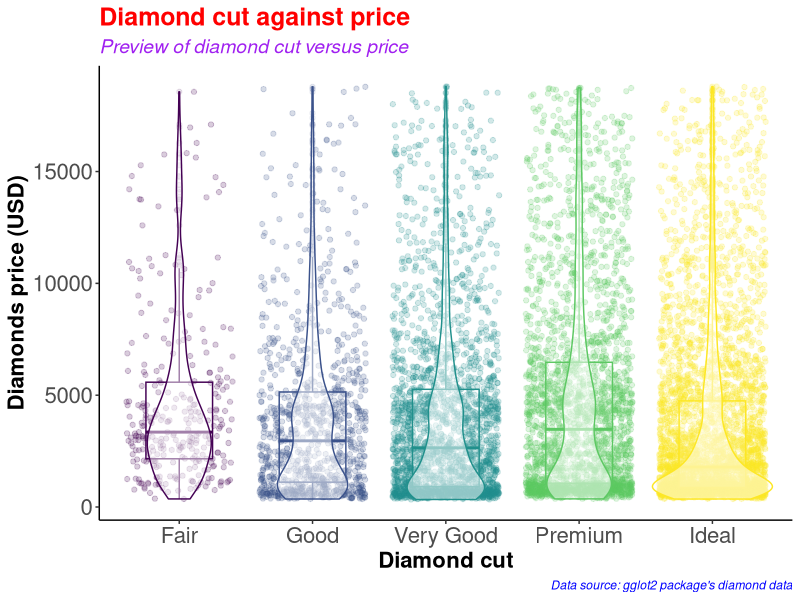
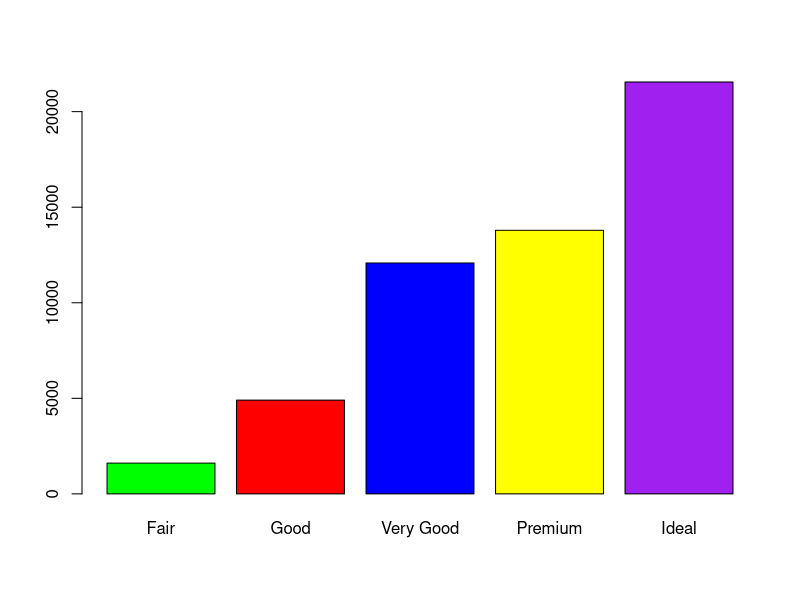
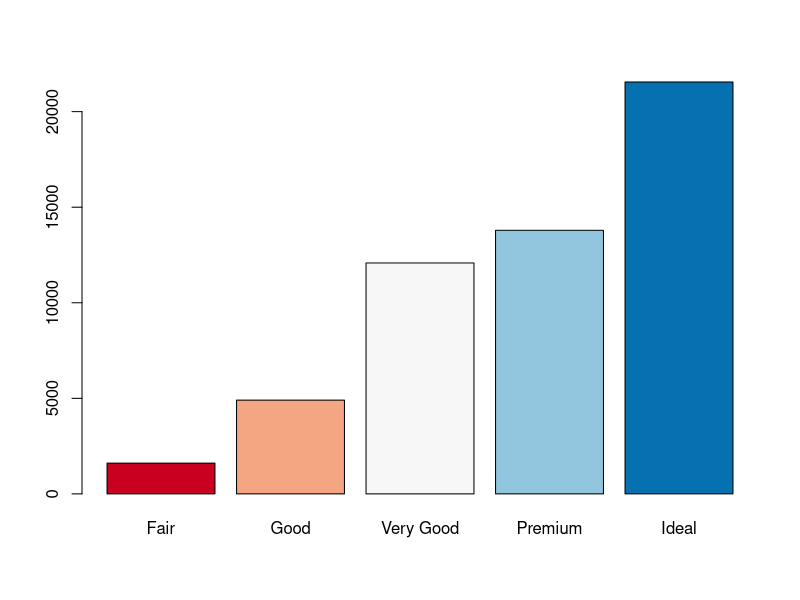
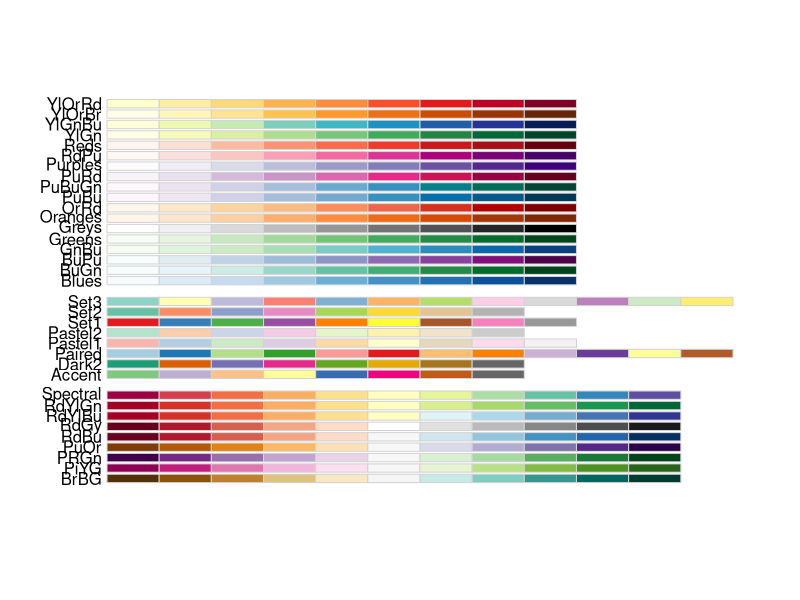
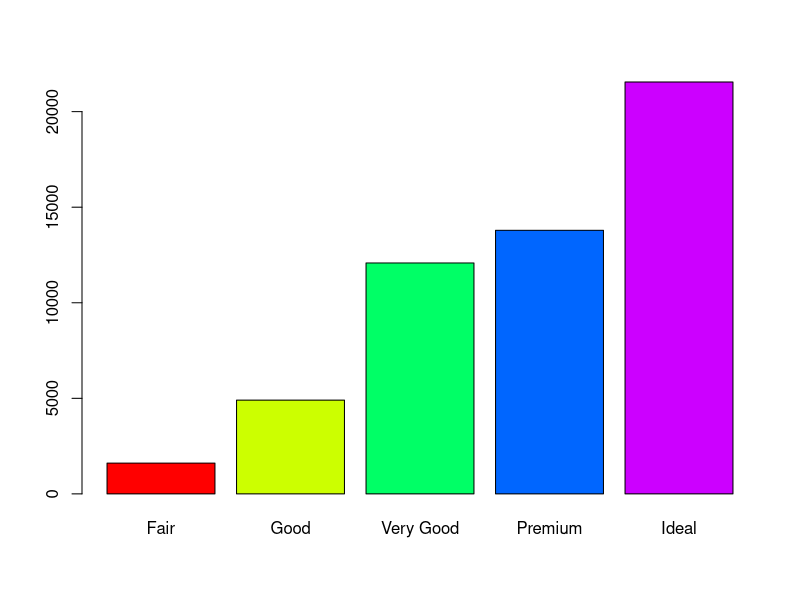
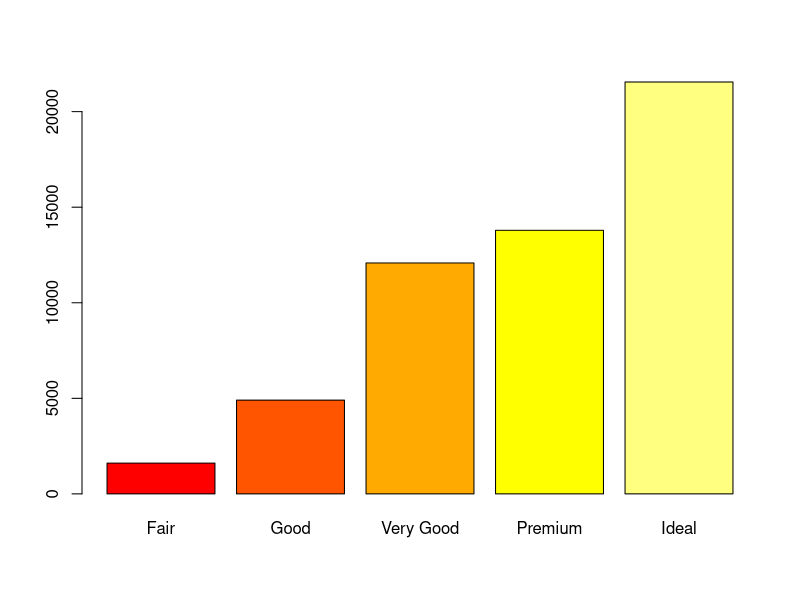
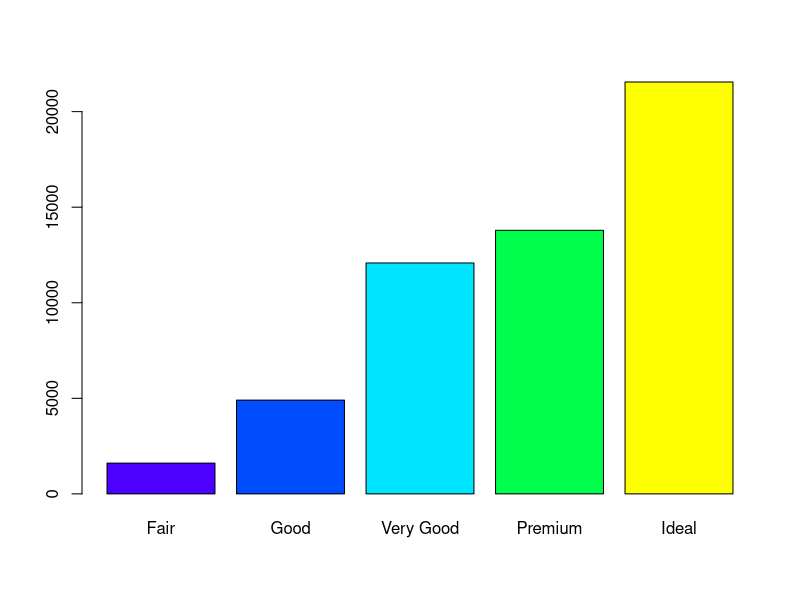
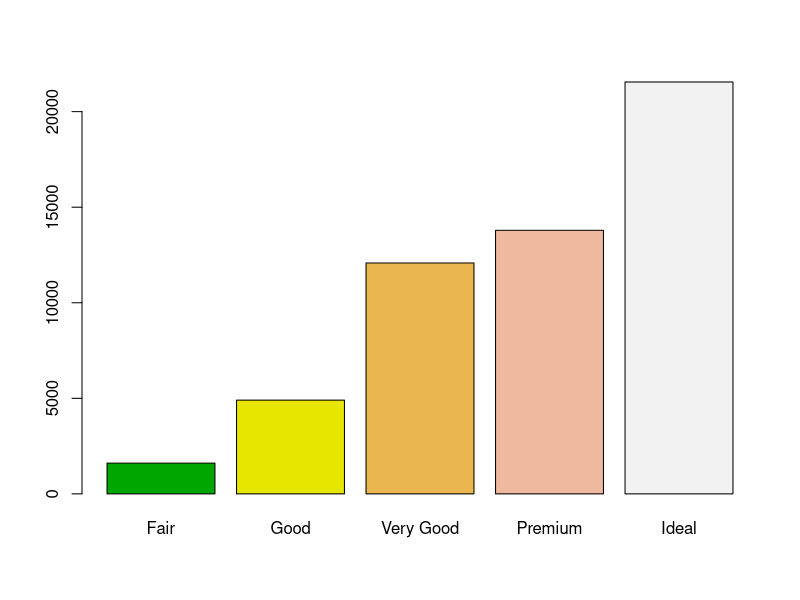

These figures' R source, in order:
#########################################
# Name: Wyclife Agumba Oluoch           #   
# E-mail: wyclifeoluoch@gmail.com       #
# GitHub: https://github.com/Wycology   #
# Task: Boxplot and violin plots in one #
# Date: 4th Jan 2021                    #
# Last edited: 6th Mar 2021             #
#########################################

# Loading the necessary libraries for the project
library(tidyverse) # This is for data wrangling and plotting.
library(RColorBrewer) # This is for generating color pallets for the plots.

diamonds_df <- diamonds # Saving the diamonds data-set to a new object in R.

head(diamonds) # Checking the variables in the data-set for subsequent analyses
nrow(diamonds) # Checking for the number of rows in the data. 53940 observations
ncol(diamonds) # Checking the number of variables in the data-set. 10 variables

diamonds_df %>% # Picking the diamonds data, and then
  slice_sample(n = 0.2*(nrow(diamonds))) %>% # Picking a portion of the data-set
  ggplot(aes(x = cut, y = price, color = cut)) + # Adding the mapping variables
  geom_point(position = "jitter", alpha = 0.2) + # Adding jitter and alpha
  geom_boxplot(alpha = 0.1, width = 0.5) + # Modifying dimensions of the boxplot 
  geom_violin(alpha = 0.5) + # Adding violin plot on top of the box and jitter
  theme_classic() + # Adding my preferred theme for publication.
  theme(legend.position = "none") + # Removing the legend; it is on the x-axis
  labs(x = "Diamond cut", # Labels the x-axis.
       y = "Diamonds price (USD)", # Labeling the y-axis
       title = "Diamond cut against price", # Setting tibble of the plot
       subtitle = "Preview of diamond cut versus price", # Descriptive title beneath TITLE
       caption = "Data source: gglot2 package's diamond data") +
  theme(axis.text = element_text(size=16), # Size of labels on tick-marks
        axis.title = element_text(size=16,face="bold")) + # Size of axis labels
  theme(plot.title = element_text(color = 'red', size = 18, face = 'bold'),
        plot.subtitle = element_text(color = 'purple', size = 14, face = 'italic'),
        plot.caption = element_text(color = 'blue', face = 'italic'))

diamonds %>% # Picking the diamonds data, and then
  filter(cut == 'Very Good') %>% # Picking the very good cut 
  nrow() # counting the number of rows with very good cut

diamonds %>% 
  select(cut) %>% 
  table() %>% 
  barplot(col = c('green', 'red', 'blue', 'yellow', 'purple'))

# Instead of specifying the colors, we can simply use the color brewer panel 

diamonds %>% 
  select(cut) %>% 
  table() %>% 
  barplot(col = brewer.pal(n = 5, name = "RdBu"))
# To display more brewer colors options to use, run the following function:

display.brewer.all()

# Can also use rainbow colors

diamonds %>% 
  select(cut) %>% 
  table() %>% 
  barplot(col = rainbow(5))

# Can also use heat.colors
diamonds %>% 
  select(cut) %>% 
  table() %>% 
  barplot(col = heat.colors(5))

# Can also use topographic colors

diamonds %>% 
  select(cut) %>% 
  table() %>% 
  barplot(col = topo.colors(5))

# Can also use terrain colors
diamonds %>% 
  select(cut) %>% 
  table() %>% 
  barplot(col = terrain.colors(5))

# Can also use cm.colors
diamonds %>% 
  select(cut) %>% 
  table() %>% 
  barplot(col = cm.colors(5))

# That is awesome. Good for the day.
